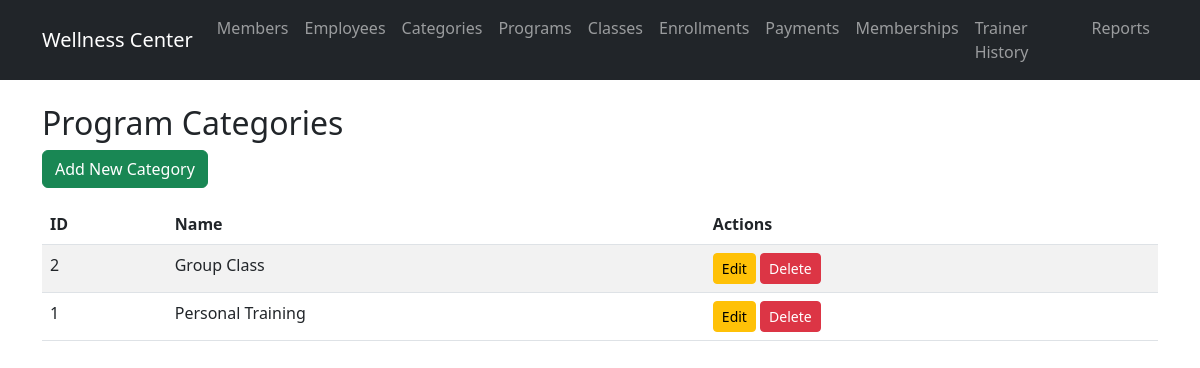
Screenshot of /routes/programcategories/view.php with the database file from the repository.
### tables this page shows
CREATE TABLE `program_category` (
  `category_id` int(11) NOT NULL,
  `category_name` varchar(50) NOT NULL
);

### models/ProgramCategory.php (called while the page is built, shortened)
<?php
require_once __DIR__ . '/../config/database.php';
class ProgramCategory {
    public $pdo;
    public function __construct() {
        global $pdo;
        $this->pdo = $pdo;
    }
    public function getAll() {
        $stmt = $this->pdo->query("SELECT * FROM program_category");
        return $stmt->fetchAll(PDO::FETCH_ASSOC);
    }
}
?>

### routes/programcategories/view.php (the view, shortened to what this page needs)
<?php
require_once '../../models/ProgramCategory.php';
$category = new ProgramCategory();
$categories = $category->getAll();
include '../../views/header.php';
?>
<h2>Program Categories</h2>
<a href="create.php" class="btn btn-success mb-3">Add New Category</a>
<table class="table table-striped">
    <thead>
        <tr>
            <th>ID</th>
            <th>Name</th>
            <th>Actions</th>
        </tr>
    </thead>
    <tbody>
        <?php foreach ($categories as $c): ?>
        <tr>
            <td><?php echo $c['category_id']; ?></td>
            <td><?php echo $c['category_name']; ?></td>
            <td>
                <a href="edit.php?id=<?php echo $c['category_id']; ?>" class="btn btn-warning btn-sm">Edit</a>
                                <button type="button" class="btn btn-danger btn-sm" data-bs-toggle="modal" data-bs-target="#deleteModal" data-category-id="<?php echo $c['category_id']; ?>" data-category-name="<?php echo htmlspecialchars($c['category_name']); ?>">Delete</button>
            </td>
        </tr>
        <?php endforeach; ?>
    </tbody>
</table>
<?php include '../../views/footer.php'; ?>

### rows the page displays
program_category: category_id "2", category_name "Group Class"
program_category: category_id "1", category_name "Personal Training"
